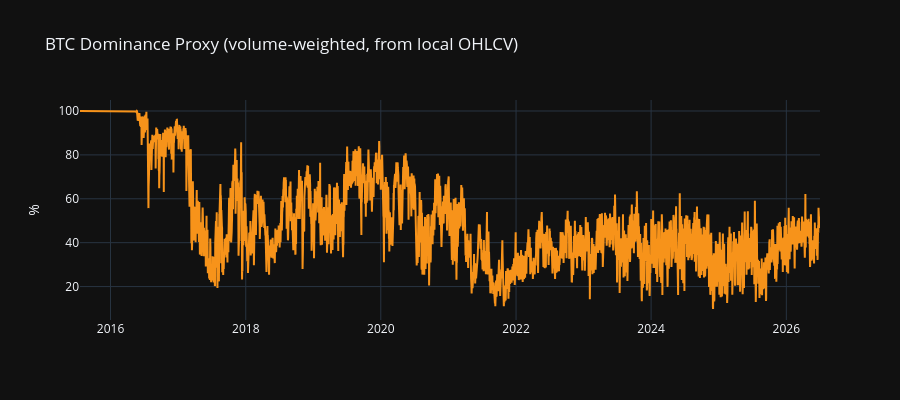

This figure's notebook cell:
### Code cell
# --- Historical volume-weighted BTC dominance proxy (from DB) ------------
# Proxy: daily close * volume as a market-cap stand-in across the universe.
universe = panel.filter(pl.col("symbol").is_in(mkt_caps["symbol"].to_list()))
daily_mc_proxy = (
    universe.with_columns((pl.col("close") * pl.col("volume")).alias("mc_proxy"))
    .group_by("date")
    .agg(
        pl.col("mc_proxy").filter(pl.col("symbol") == "BTC").sum().alias("btc_mc"),
        pl.col("mc_proxy").sum().alias("total_mc"),
    )
    .sort("date")
    .with_columns(
        (pl.col("btc_mc") / pl.col("total_mc") * 100).alias("btc_dominance_pct")
    )
)

fig = go.Figure()
fig.add_trace(go.Scatter(
    x=daily_mc_proxy["date"], y=daily_mc_proxy["btc_dominance_pct"],
    mode="lines", name="BTC dominance (vol×price proxy)", line=dict(color="#f7931a"),
))
fig.update_layout(
    title="BTC Dominance Proxy (volume-weighted, from local OHLCV)",
    yaxis_title="%", height=400, template="plotly_dark",
)
fig.show()

print(f"Current proxy dominance: {daily_mc_proxy['btc_dominance_pct'][-1]:.1f}%")
print(f"Mean: {daily_mc_proxy['btc_dominance_pct'].mean():.1f}%  "
      f"Min: {daily_mc_proxy['btc_dominance_pct'].min():.1f}%  "
      f"Max: {daily_mc_proxy['btc_dominance_pct'].max():.1f}%")

### Figure 1 — Plotly figure (JSON) as saved in the notebook; plotly's stock layout.template omitted (floating-point values rounded to 4 significant figures; data arrays with more than 128 entries replaced by an {"elided": "..."} marker saying what was removed)
{"data": [{"line": {"color": "#f7931a"}, "mode": "lines", "name": "BTC dominance (vol×price proxy)", "type": "scatter", "x": {"elided": "4001 str values"}, "y": {"elided": "4001 float values"}}], "layout": {"height": 400, "title": {"text": "BTC Dominance Proxy (volume-weighted, from local OHLCV)"}, "yaxis": {"title": {"text": "%"}}}}
